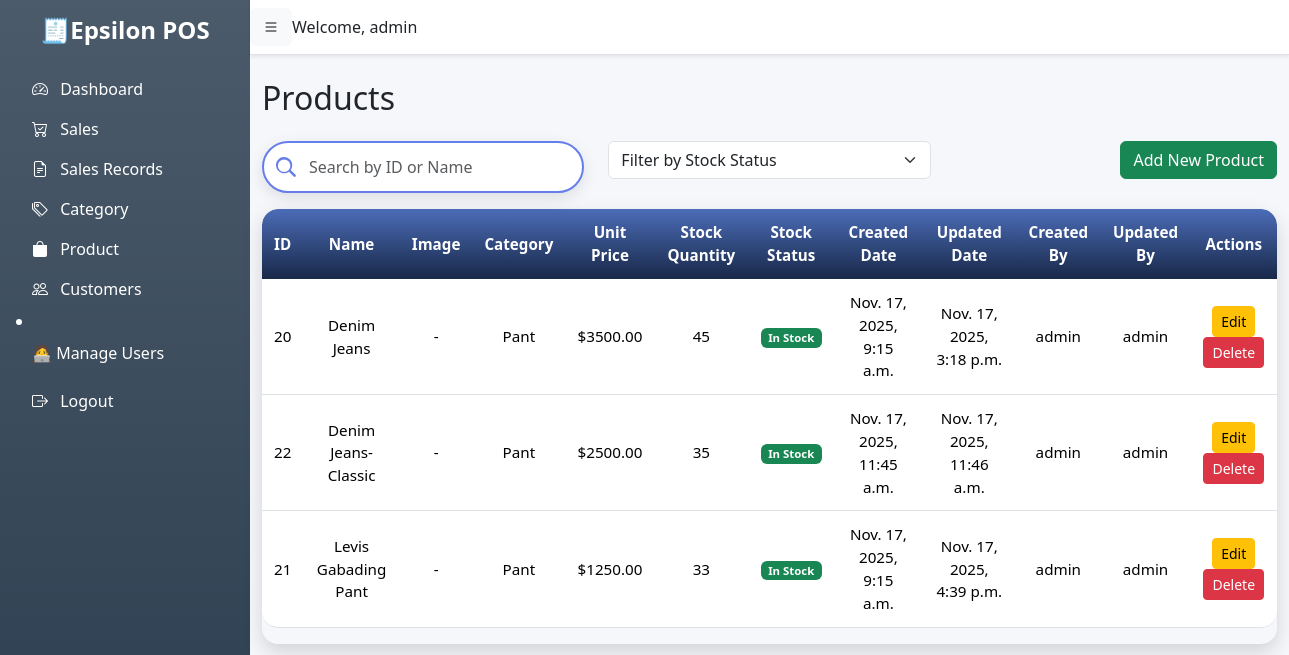
The app's page /products/ (signed in), older data.
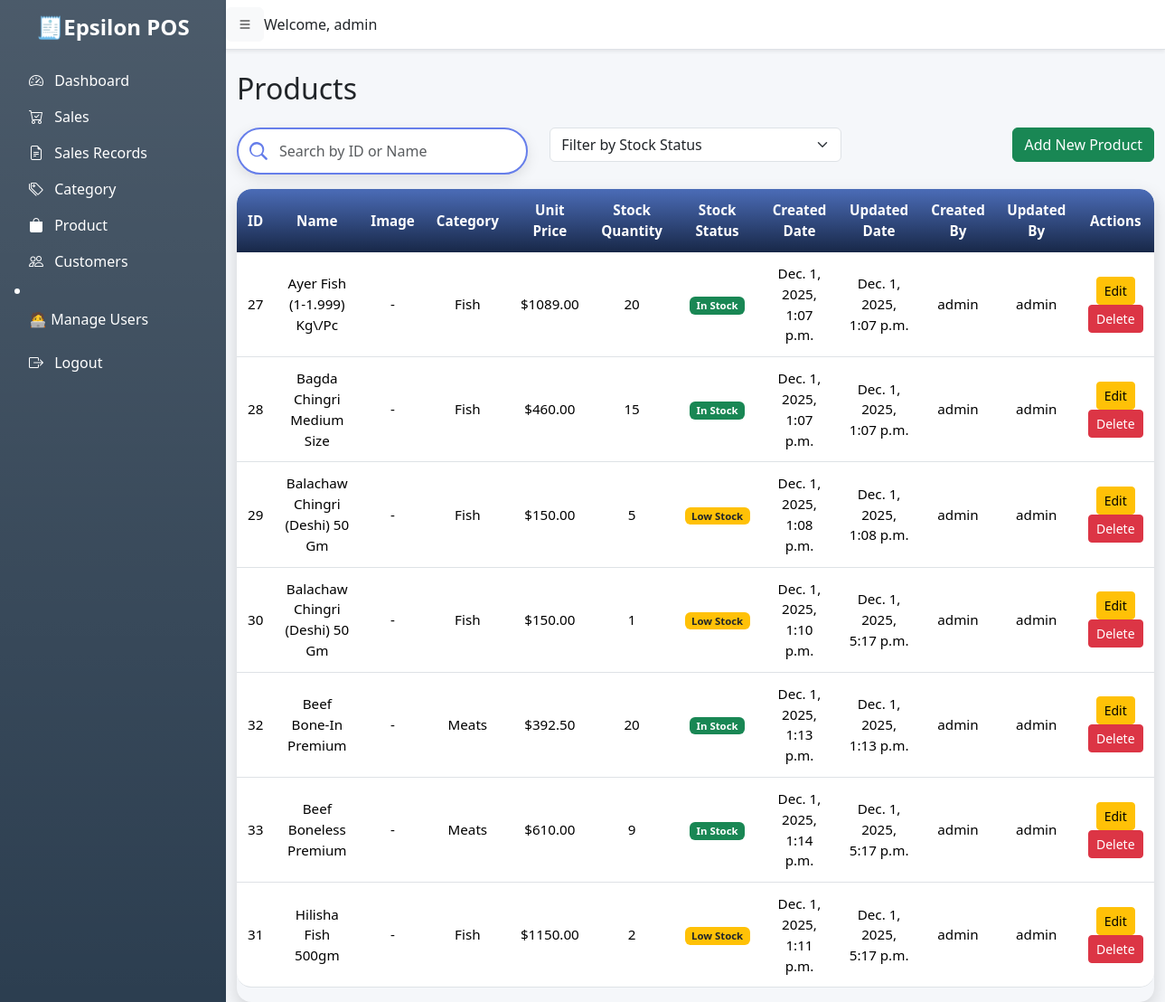
The same page, newer data.
### pos/models.py (models this page shows, shortened)
class Product(models.Model):
    name = models.CharField(max_length=150)
    image = models.ImageField(upload_to='products/', blank=True, null=True)
    category = models.ForeignKey(
        Category,
        on_delete=models.CASCADE,
        related_name='products'
    )
    unitprice = models.DecimalField(max_digits=10, decimal_places=2)
    stock_quantity = models.PositiveIntegerField(default=0)
    created_date = models.DateTimeField(auto_now_add=True)
    updated_date = models.DateTimeField(auto_now=True)
    created_by = models.ForeignKey(
        User,
        on_delete=models.SET_NULL,
        null=True,
        related_name='product_created_by'
    )
    updated_by = models.ForeignKey(
        User,
        on_delete=models.SET_NULL,
        null=True,
        related_name='product_updated_by'
    )
    class Meta:
        ordering = ['name']

class Category(models.Model):
    name = models.CharField(max_length=100, unique=True)
    created_date = models.DateTimeField(auto_now_add=True)
    updated_date = models.DateTimeField(auto_now=True)
    created_by = models.ForeignKey(
        User,
        on_delete=models.SET_NULL,
        null=True,
        related_name='category_created_by'
    )
    updated_by = models.ForeignKey(
        User,
        on_delete=models.SET_NULL,
        null=True,
        related_name='category_updated_by'
    )
    class Meta:
        verbose_name_plural = "Categories"
        ordering = ['name']

### pos/views.py (the view)
# urls.py: path('products/', views.product_list, name='product_list'),
@login_required
def product_list(request):
    search_query = request.GET.get('search', '')
    if search_query:
        products = Product.objects.filter(
            name__icontains=search_query
        )
    else:
        products = Product.objects.all()
    return render(request, 'pos/product_list.html', {'products': products, 'search_query': search_query})

### pos/templates/pos/product_list.html (shortened to what this page needs)
{% extends 'pos/base.html' %}
{% load static %}
{% block content %}
<h2 class="mb-4">Products</h2>
<div class="row mb-3">
    <div class="col-lg-4">
        <input type="text" id="categorySearch" class="lu-search form-control" placeholder="Search by ID or Name">
    </div>
    <div class="col-lg-4">
        <select id="stockFilter" class="form-select">
            <option value="all">Filter by Stock Status</option>
        </select>
    </div>
    <div class="col-lg-4 text-end">
        <a href="{% url 'product_create' %}" class="btn btn-success">Add New Product</a>
    </div>
</div>
<div class="lu-table-wrapper">
    <table class="table lu-table" id="categoryTable">
        <thead>
            <tr>
                <th>ID</th>
                <th>Name</th>
                <th>Image</th>
                <th>Category</th>
                <th>Unit Price</th>
                <th>Stock Quantity</th>
                <th>Stock Status</th>
                <th>Created Date</th>
                <th>Updated Date</th>
                <th>Created By</th>
                <th>Updated By</th>
                <th>Actions</th>
            </tr>
        </thead>
        <tbody>
            {% for product in products %}
            <tr data-stock-status="{% if product.stock_quantity == 0 %}out{% elif product.stock_quantity <= 5 %}low{% else %}in{% endif %}">
                <td>{{ product.id }}</td>
                <td>{{ product.name }}</td>
                <td>
                    {% if product.image %}
                        <img src="{{ product.image }}" alt="{{ product.name }}" width="50" height="50" style="border-radius:5px;">
                    {% else %}
                        -
                    {% endif %}
                </td>
                <td>{{ product.category.name }}</td>
                <td>${{ product.unitprice }}</td>
                <td>{{ product.stock_quantity }}</td>
                <td>
                    {% if product.stock_quantity == 0 %}
                        <span class="badge bg-danger">Out of Stock</span>
                    {% elif product.stock_quantity <= 5 %}
                        <span class="badge bg-warning text-dark">Low Stock</span>
                    {% else %}
                        <span class="badge bg-success">In Stock</span>
                    {% endif %}
                </td>
                <td>{{ product.created_date }}</td>
                <td>{{ product.updated_date }}</td>
                <td>{{ product.created_by }}</td>
                <td>{{ product.updated_by }}</td>
                <td>
                    <a href="{% url 'product_update' product.id %}" class="btn btn-warning btn-sm">Edit</a>
                    <a href="{% url 'product_delete' product.id %}" class="btn btn-danger btn-sm"
                       onclick="return confirm('Are you sure you want to delete this product?');">Delete</a>
                </td>
            </tr>
            {% empty %}
            <tr><td colspan="12" class="text-center">No products found.</td></tr>
            {% endfor %}
        </tbody>
    </table>
</div>
{% endblock %}

Row changes from the older to the newer data that the page shows:
removed Product: id "20", name "Denim Jeans", category.name "Pant", unitprice "3500.00", stock_quantity "45", shows "In Stock", created_date "Nov. 17, 2025, 9:15 a.m.", updated_date "Nov. 17, 2025, 3:18 p.m.", created_by "admin", updated_by "admin"
removed Product: id "22", name "Denim Jeans-Classic", category.name "Pant", unitprice "2500.00", stock_quantity "35", shows "In Stock", created_date "Nov. 17, 2025, 11:45 a.m.", updated_date "Nov. 17, 2025, 11:46 a.m.", created_by "admin", updated_by "admin"
removed Product: id "21", name "Levis Gabading Pant", category.name "Pant", unitprice "1250.00", stock_quantity "33", shows "In Stock", created_date "Nov. 17, 2025, 9:15 a.m.", updated_date "Nov. 17, 2025, 4:39 p.m.", created_by "admin", updated_by "admin"
added Product: id "27", name "Ayer Fish (1-1.999) Kg\\/Pc", category.name "Fish", unitprice "1089.00", stock_quantity "20", shows "In Stock", created_date "Dec. 1, 2025, 1:07 p.m.", updated_date "Dec. 1, 2025, 1:07 p.m.", created_by "admin", updated_by "admin"
added Product: id "28", name "Bagda Chingri Medium Size", category.name "Fish", unitprice "460.00", stock_quantity "15", shows "In Stock", created_date "Dec. 1, 2025, 1:07 p.m.", updated_date "Dec. 1, 2025, 1:07 p.m.", created_by "admin", updated_by "admin"
added Product: id "29", name "Balachaw Chingri (Deshi) 50 Gm", category.name "Fish", unitprice "150.00", stock_quantity "5", shows "Low Stock", created_date "Dec. 1, 2025, 1:08 p.m.", updated_date "Dec. 1, 2025, 1:08 p.m.", created_by "admin", updated_by "admin"
added Product: id "30", name "Balachaw Chingri (Deshi) 50 Gm", category.name "Fish", unitprice "150.00", stock_quantity "1", shows "Low Stock", created_date "Dec. 1, 2025, 1:10 p.m.", updated_date "Dec. 1, 2025, 5:17 p.m.", created_by "admin", updated_by "admin"
added Product: id "32", name "Beef Bone-In Premium", category.name "Meats", unitprice "392.50", stock_quantity "20", shows "In Stock", created_date "Dec. 1, 2025, 1:13 p.m.", updated_date "Dec. 1, 2025, 1:13 p.m.", created_by "admin", updated_by "admin"
added Product: id "33", name "Beef Boneless Premium", category.name "Meats", unitprice "610.00", stock_quantity "9", shows "In Stock", created_date "Dec. 1, 2025, 1:14 p.m.", updated_date "Dec. 1, 2025, 5:17 p.m.", created_by "admin", updated_by "admin"
added Product: id "31", name "Hilisha Fish 500gm", category.name "Fish", unitprice "1150.00", stock_quantity "2", shows "Low Stock", created_date "Dec. 1, 2025, 1:11 p.m.", updated_date "Dec. 1, 2025, 5:17 p.m.", created_by "admin", updated_by "admin"
